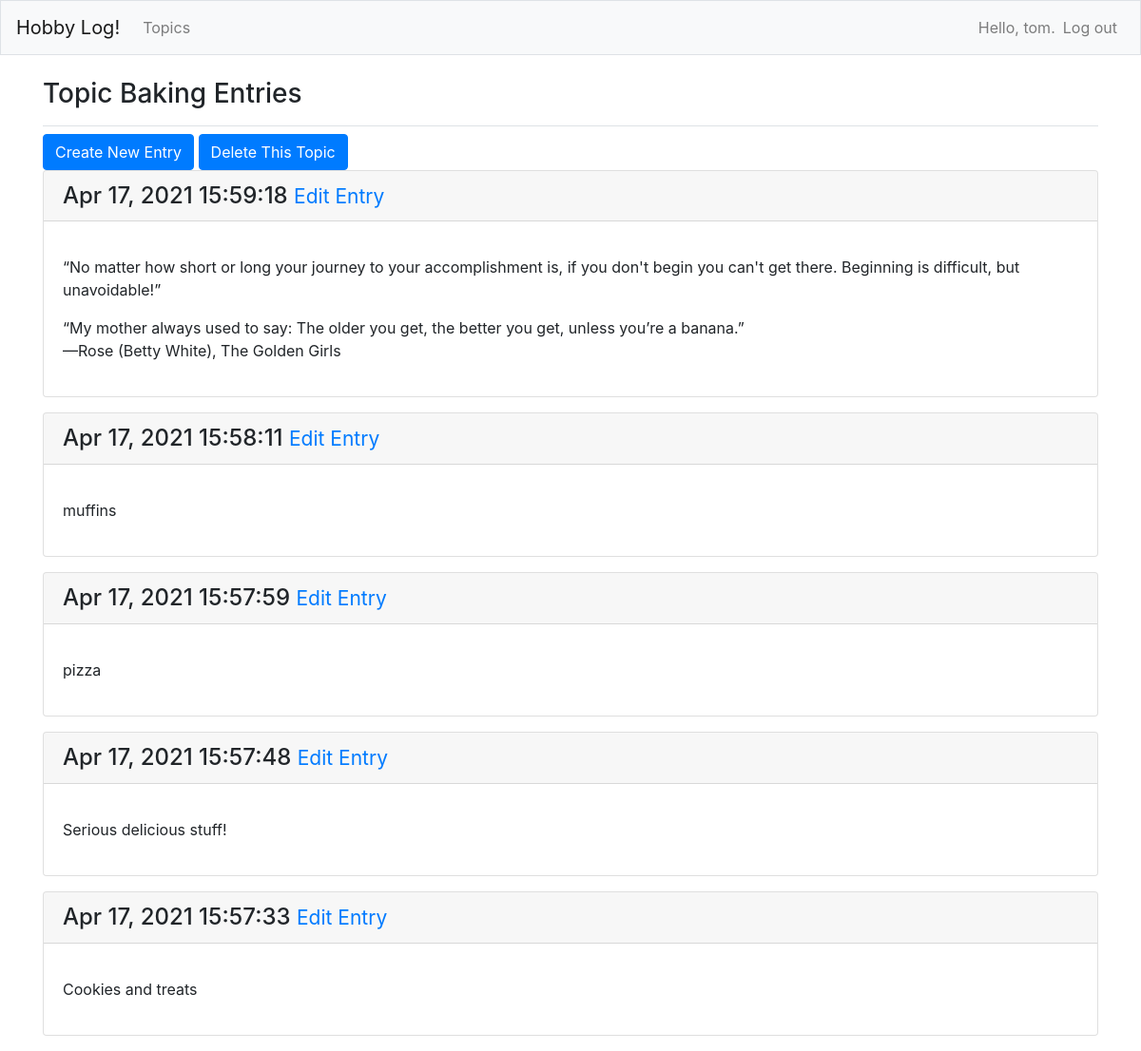
Page /topic/1 (signed in) on the committed database.
### hobby/models.py (models this page shows, shortened)
class Topic(models.Model):
    text = models.CharField(max_length=200)
    date_added = models.DateTimeField(auto_now_add=True)
    owner = models.ForeignKey(User, on_delete=models.CASCADE)
    def __str__(self):
        return self.text

class Entry(models.Model):
    topic = models.ForeignKey(Topic, on_delete=models.CASCADE)
    text = models.TextField()
    date_added = models.DateTimeField(auto_now_add=True)
    class Meta:
        verbose_name_plural = 'entries'

### hobby/views.py (the view)
# urls.py: path('topic/<int:topic_id>', views.view_topic, name='view_topic'),
@login_required
def view_topic(request, topic_id):
    print(f'in view_topic()')
    topic = Topic.objects.get(id=topic_id)
    if topic.owner != request.user:
        raise Http404
    entries = topic.entry_set.order_by('-date_added')
    context = {
        "topic": topic,
        "entries": entries
    }
    return render(request, "hobby/topic.html", context)

### hobby/templates/hobby/topic.html
{% extends 'hobby/base.html' %}
{% load bootstrap4 %}
{% block page_header %}
    <h3>Topic {{ topic }} Entries</h3>
{% endblock page_header %}
{% block content %}
{% buttons %}
<button type="button"
        class="btn btn-primary"
        onclick="location.href='{% url 'hobby:create_entry_with_id' topic.id %}'"
        name='create_new_entry'>Create New Entry</button>
<button type="button"
        class="btn btn-primary"
        onclick="location.href='{% url 'hobby:delete_topic' topic.id %}'"
        name='delete_topic'>Delete This Topic</button>
{% endbuttons %}
    {% for entry in entries %}
        <div class="card mb-3">
            <h4 class="card-header">
                {{ entry.date_added|date:'M d, Y H:i:s' }}
                <small> <a href="{% url 'hobby:edit_entry' entry.id %}">
                    Edit Entry</a> </small>
            </h4>
            <div class="card-body">
                <p>{{ entry.text|linebreaks }}</p>
            </div>
        </div>
    {% empty %}
        <p>There are no entries for this topic yet.</p>
    {% endfor %}
{% endblock content %}

### hobby/templates/hobby/base.html (shortened to what this page needs)
{% load bootstrap4 %}
<!doctype html>
<html lang="en">
<head>
  {% bootstrap_css %}
</head>
<body>
  <nav class="navbar navbar-expand-md navbar-light bg-light mb-4 border">
    <a class="navbar-brand" href="{% url 'hobby:view_index'%}">
        Hobby Log!</a>
    <div class="collapse navbar-collapse" id="navbarCollapse">
      <ul class="navbar-nav mr-auto">
        <li class="nav-item">
          <a class="nav-link" href="{% url 'hobby:view_topics'%}">
              Topics</a></li>
      </ul>
      <ul class="navbar-nav ml-auto">
        {% if user.is_authenticated %}
          <li class="nav-item">
            <span class="navbar-text"}">Hello, {{ user.username }}.</span>
          </li>
          <li class="nav-item">
            <a class="nav-link" href="{% url 'users:logout' %}">Log out</a>
          </li>
        {% else %}
          <li class="nav-item">
            <a class="nav-link" href="{% url 'users:register' %}">Register</a>
          </li>
          <li class="nav-item">
            <a class="nav-link" href="{% url 'users:login' %}">Log in</a></li>
        {% endif %}
      </ul>
    </div>
  </nav>
  <main role="main" class="container">
    <div class="pb-2 mb-2 border-bottom">
      {% block page_header %}{% endblock page_header %}
    </div>
    <div>
      {% block content %}{% endblock content %}
    </div>
  </main>
</body>
</html>

### rows in the picture
Topic: text "Baking"
Entry: date_added "Apr 17, 2021 15:59:18", text "“No matter how short or long your journey to your accomplishment is, if you don't begin you can't get there. Beginning is difficult, but unavoidable!” “My mother always used to say: The older you get, the better you get, unless you’re a banana.” —Rose (Betty White), The Golden Girls"
Entry: date_added "Apr 17, 2021 15:58:11", text "muffins"
Entry: date_added "Apr 17, 2021 15:57:59", text "pizza"
Entry: date_added "Apr 17, 2021 15:57:48", text "Serious delicious stuff!"
Entry: date_added "Apr 17, 2021 15:57:33", text "Cookies and treats"

### other values in the picture
{{ user.username }} "tom"
